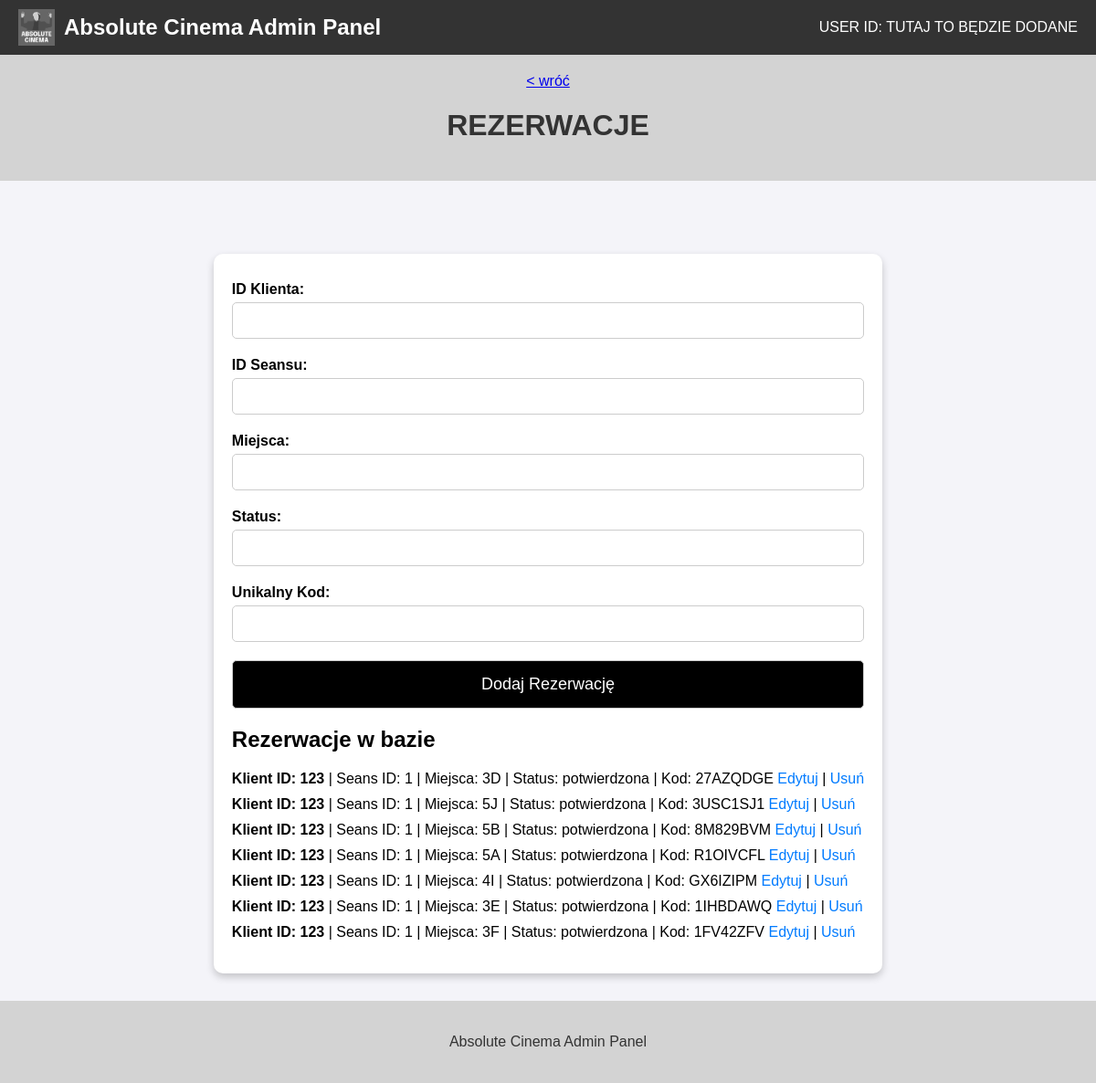
Page /admin/bazy/zarzadzaj_rezerwacjami on the earlier database version.
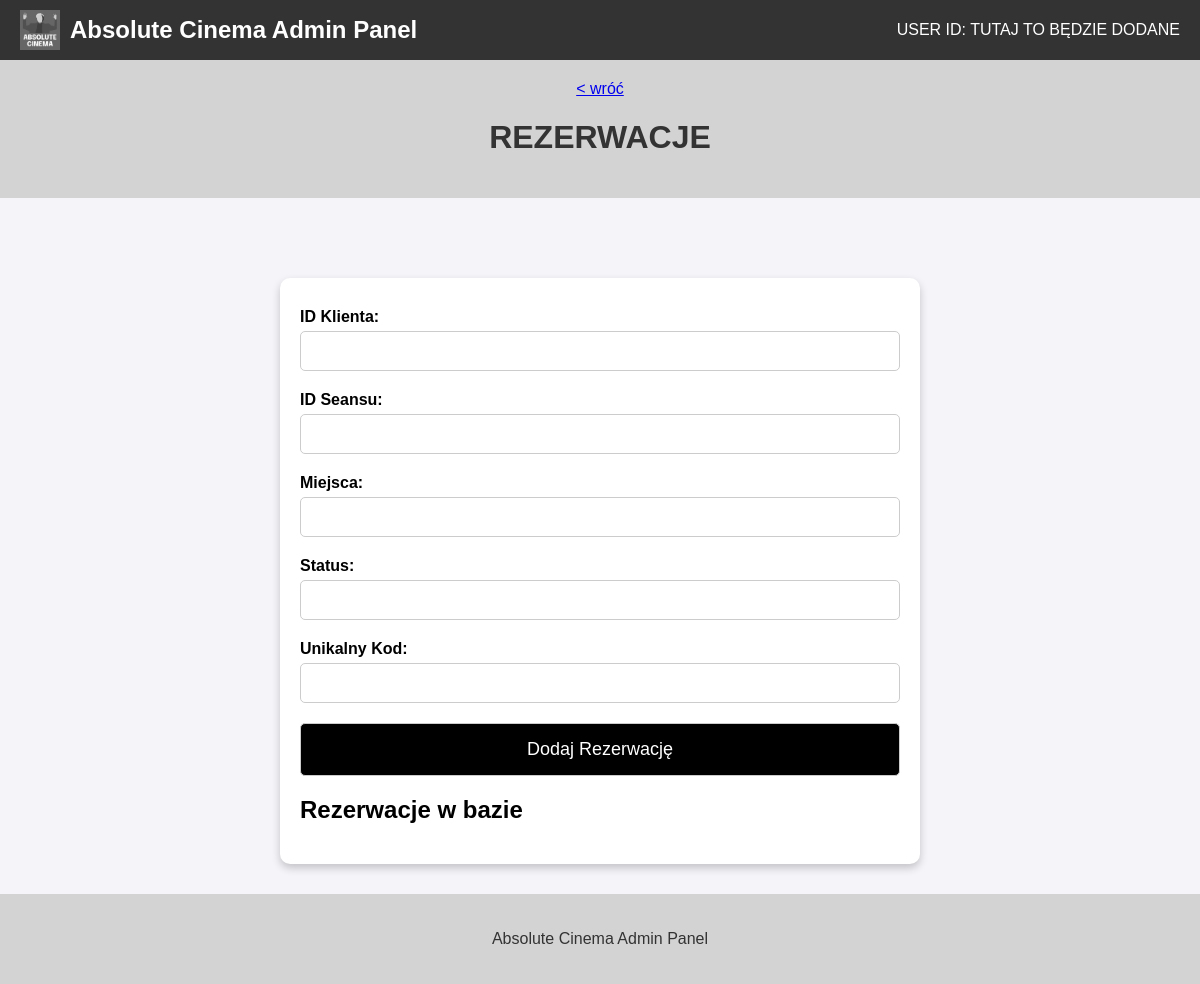
Same page on the later database version.
### app.py (models this page shows)
class Rezerwacja(db.Model):
    __tablename__ = 'rezerwacje'
    id = db.Column(db.Integer, primary_key=True)
    klient_id = db.Column(db.Integer, db.ForeignKey('klienci.id'), nullable=False)
    seans_id = db.Column(db.Integer, db.ForeignKey('seanse.id'), nullable=False)
    miejsca = db.Column(db.Text, nullable=False)  # Lista miejsc w formacie tekstowym np. "A1, A2"
    status = db.Column(db.String(50), nullable=False)  # Status np. "potwierdzona", "anulowana"
    unikalny_kod = db.Column(db.String(100), unique=True, nullable=False)

### app.py (the view, shortened to what this page needs)
@app.route('/admin/bazy/zarzadzaj_rezerwacjami', methods=['GET', 'POST'])
def zarzadzaj_rezerwacjami():
    message = None
    rezerwacje = Rezerwacja.query.order_by(Rezerwacja.id.desc()).all()  # Pobieranie wszystkich rezerwacji, sortowanie malejąco po ID
    return render_template('admin_bazy_zarzadzaj_rezerwacjami.html', message=message, rezerwacje=rezerwacje)

### app.py (called while the page is built)
@app.before_request
def load_database():
    g.kino = {
        "admin" : Administrator.query.all(),
        "film" : Film.query.all(),
        "rezerwacja" : Rezerwacja.query.all(),
        "seans" : Seans.query.all(),
        "klient" : Klient.query.all()
    }

### templates/admin_bazy_zarzadzaj_rezerwacjami.html (shortened to what this page needs)
<!DOCTYPE html>
<html lang="pl">
<head>
</head>
<body>
    <div class="navbar">
        <div class="logo">
            <img src="{{ url_for('static', filename='images/absolute_cinema_logo.png') }}" alt="Logo">
            <span>Absolute Cinema Admin Panel</span>
        </div>
        <div class="user-id">
            USER ID: TUTAJ TO BĘDZIE DODANE
        </div>
    </div>
    <div class="breadcrumbs">
        <a href="{{ url_for('admin_bazy')}}"> &lt; wróć</a>
        <h1>REZERWACJE</h1>
    </div>
    <div class="container">
        <form method="POST">
            <label for="klient_id">ID Klienta:</label>
            <input type="number" id="klient_id" name="klient_id" required>
            <label for="seans_id">ID Seansu:</label>
            <input type="number" id="seans_id" name="seans_id" required>
            <label for="miejsca">Miejsca:</label>
            <input type="text" id="miejsca" name="miejsca" required>
            <label for="status">Status:</label>
            <input type="text" id="status" name="status" required>
            <label for="unikalny_kod">Unikalny Kod:</label>
            <input type="text" id="unikalny_kod" name="unikalny_kod" required>
            <button class="dark" type="submit">Dodaj Rezerwację</button>
        </form>
        <h2>Rezerwacje w bazie</h2>
        <ul>
            {% for rezerwacja in rezerwacje %}
            <li>
                <strong>Klient ID: {{ rezerwacja.klient_id }}</strong> | Seans ID: {{ rezerwacja.seans_id }} | Miejsca: {{ rezerwacja.miejsca }} | Status: {{ rezerwacja.status }} | Kod: {{ rezerwacja.unikalny_kod }}
                <a href="{{ url_for('edytuj_rezerwacje', rezerwacja_id=rezerwacja.id) }}">Edytuj</a> |
                <a href="{{ url_for('usun_rezerwacje', rezerwacja_id=rezerwacja.id) }}" onclick="return confirm('Na pewno chcesz usunąć tę rezerwację?')">Usuń</a>
            </li>
            {% endfor %}
        </ul>
    </div>
    <div class="footer">
        <p>Absolute Cinema Admin Panel</p>
    </div>
</body>
</html>

### templates/admin_bazy_zarzadzaj_rezerwacjami.html (style rules this page uses)
body { font-family: Arial, sans-serif; background-color: #f4f4f9; margin: 0; padding: 0; display: flex; flex-direction: column; height: 100vh; }
.navbar { background-color: #333; color: white; padding: 10px 20px; display: flex; justify-content: space-between; align-items: center; }
.navbar .logo { display: flex; align-items: center; }
.navbar .logo img { height: 40px; margin-right: 10px; }
.navbar .logo span { font-size: 24px; font-weight: bold; }
.navbar .user-id { font-size: 16px; font-weight: normal; }
.footer { background-color: lightgray; color: #333; text-align: center; padding: 20px 0; margin-top: 30px; flex-shrink: 0; }
.container { min-width: 600px; margin-top: 50px; padding: 20px; background-color: #ffffff; border-radius: 10px; box-shadow: 0 4px 8px rgba(0, 0, 0, 0.2); flex-grow: 1; align-self: center; }
.breadcrumbs { background-color: lightgray; color: black; text-align: center; padding: 20px 0; margin-bottom: 30px; }
h1 { text-align: center; color: #333333; }
form { display: flex; flex-direction: column; }
label { margin-top: 10px; font-weight: bold; margin-bottom: 5px; }
input, textarea { padding: 10px; font-size: 16px; border: 1px solid #ccc; border-radius: 5px; width: 100%; box-sizing: border-box; margin-bottom: 10px; }
button { padding: 15px; font-size: 18px; border: 1px solid #ccc; border-radius: 5px; cursor: pointer; background-color: black; color: white; width: 100%; margin-top: 10px; }

Differences in the rows shown:
removed Rezerwacja: klient_id "123", seans_id "1", miejsca "3D", status "potwierdzona", unikalny_kod "27AZQDGE"
removed Rezerwacja: klient_id "123", seans_id "1", miejsca "5J", status "potwierdzona", unikalny_kod "3USC1SJ1"
removed Rezerwacja: klient_id "123", seans_id "1", miejsca "5B", status "potwierdzona", unikalny_kod "8M829BVM"
removed Rezerwacja: klient_id "123", seans_id "1", miejsca "5A", status "potwierdzona", unikalny_kod "R1OIVCFL"
removed Rezerwacja: klient_id "123", seans_id "1", miejsca "4I", status "potwierdzona", unikalny_kod "GX6IZIPM"
removed Rezerwacja: klient_id "123", seans_id "1", miejsca "3E", status "potwierdzona", unikalny_kod "1IHBDAWQ"
removed Rezerwacja: klient_id "123", seans_id "1", miejsca "3F", status "potwierdzona", unikalny_kod "1FV42ZFV"
